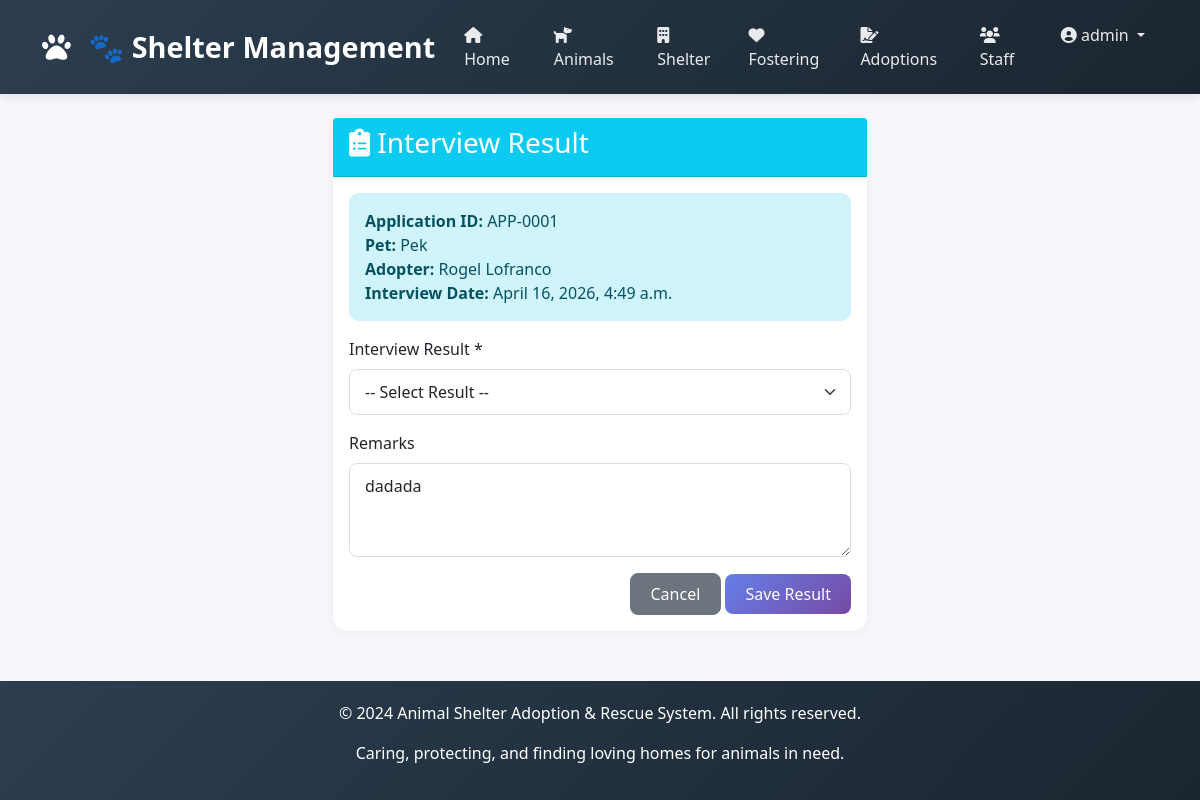
/adoptions/interviews/result/1/ (signed in), run on the app's committed database.
### apps/accounts/models.py (models this page shows, shortened)
class Staff(AbstractUser):
    ROLE_CHOICES = [
        ('Admin', 'Admin'),
        ('Manager', 'Manager'),
        ('Vet', 'Veterinarian'),
        ('Staff', 'Staff'),
        ('Volunteer', 'Volunteer'),
    ]
    staff_id = models.AutoField(primary_key=True)
    first_name = models.CharField(max_length=100)
    last_name = models.CharField(max_length=100)
    role = models.CharField(max_length=20, choices=ROLE_CHOICES, default='Staff')
    phone = models.CharField(max_length=20, blank=True, null=True)
    email = models.EmailField(unique=True)
    username = models.CharField(max_length=100, unique=True)
    status = models.BooleanField(default=True)
    date_joined = models.DateTimeField(default=timezone.now)
    last_login = models.DateTimeField(null=True, blank=True)
    USERNAME_FIELD = 'username'
    REQUIRED_FIELDS = ['email', 'first_name', 'last_name']
    class Meta:
        db_table = 'staff'

### apps/adoptions/models.py (models this page shows, shortened)
class Interview(models.Model):
    RESULT_CHOICES = [
        ('Pass', 'Pass'),
        ('Fail', 'Fail'),
    ]
    interview_id = models.AutoField(primary_key=True)
    application = models.ForeignKey(AdoptionApplication, on_delete=models.CASCADE, related_name='interviews')
    staff = models.ForeignKey(Staff, on_delete=models.SET_NULL, null=True)
    interview_datetime = models.DateTimeField()
    result = models.CharField(max_length=10, choices=RESULT_CHOICES, null=True, blank=True)
    remarks = models.TextField(blank=True, null=True)
    class Meta:
        db_table = 'interviews'

class AdoptionApplication(models.Model):
    STATUS_CHOICES = [
        ('Pending', 'Pending'),
        ('Approved', 'Approved'),
        ('Rejected', 'Rejected'),
    ]
    application_id = models.AutoField(primary_key=True)
    adopter = models.ForeignKey(Adopter, on_delete=models.CASCADE, related_name='applications')
    pet = models.ForeignKey(Pet, on_delete=models.CASCADE, related_name='applications')
    staff = models.ForeignKey(Staff, on_delete=models.SET_NULL, null=True)
    application_date = models.DateField(auto_now_add=True)
    status = models.CharField(max_length=20, choices=STATUS_CHOICES, default='Pending')
    interview_schedule = models.DateTimeField(null=True, blank=True)
    notes = models.TextField(blank=True, null=True)
    class Meta:
        db_table = 'adoption_applications'

class Adopter(models.Model):
    adopter_id = models.AutoField(primary_key=True)
    first_name = models.CharField(max_length=100)
    last_name = models.CharField(max_length=100)
    email = models.EmailField(unique=True)
    phone = models.CharField(max_length=20)
    address = models.TextField()
    date_of_birth = models.DateField()
    occupation = models.CharField(max_length=100, blank=True, null=True)
    has_other_pets = models.BooleanField(default=False)
    has_children = models.BooleanField(default=False)
    registration_date = models.DateField(auto_now_add=True)
    password = models.CharField(max_length=128, blank=True, null=True)
    last_login = models.DateTimeField(blank=True, null=True)
    is_active = models.BooleanField(default=True)
    class Meta:
        db_table = 'adopters'

### apps/animals/models.py (models this page shows, shortened)
class Pet(models.Model):
    SPECIES_CHOICES = [
        ('Dog', 'Dog'), ('Cat', 'Cat'), ('Bird', 'Bird'),
        ('Rabbit', 'Rabbit'), ('Other', 'Other')
    ]
    SEX_CHOICES = [('M', 'Male'), ('F', 'Female')]
    SIZE_CHOICES = [('Small', 'Small'), ('Medium', 'Medium'), ('Large', 'Large')]
    STATUS_CHOICES = [
        ('Available', 'Available'), ('Pending', 'Pending'), ('Adopted', 'Adopted')
    ]
    pet_id = models.AutoField(primary_key=True)
    name = models.CharField(max_length=100)
    species = models.CharField(max_length=50, choices=SPECIES_CHOICES)
    breed = models.CharField(max_length=100, blank=True, null=True)
    age = models.IntegerField(validators=[MinValueValidator(0)], help_text="Age in months")
    sex = models.CharField(max_length=1, choices=SEX_CHOICES)
    size = models.CharField(max_length=10, choices=SIZE_CHOICES)
    color = models.CharField(max_length=50)
    vaccination_status = models.BooleanField(default=False)
    spay_neuter_status = models.BooleanField(default=False)
    medical_notes = models.TextField(blank=True, null=True)
    intake_date = models.DateField(auto_now_add=True)
    status = models.CharField(max_length=20, choices=STATUS_CHOICES, default='Available')
    class Meta:
        db_table = 'pets'

### apps/adoptions/views.py (the view, shortened to what this page needs)
# urls.py: path('interviews/result/<int:pk>/', views.interview_result, name='interview_result'),  # ADD THIS
@login_required
def interview_result(request, pk):
    interview = get_object_or_404(Interview, interview_id=pk)
    return render(request, 'adoptions/interview_result.html', {'interview': interview})

### templates/adoptions/interview_result.html (shortened to what this page needs)
{% extends 'base.html' %}
{% block content %}
<div class="container">
    <div class="row justify-content-center">
        <div class="col-md-6">
            <div class="card">
                <div class="card-header bg-info text-white">
                    <h3><i class="fas fa-clipboard-list"></i> Interview Result</h3>
                </div>
                <div class="card-body">
                    <div class="alert alert-info">
                        <strong>Application ID:</strong> APP-{{ interview.application.application_id|stringformat:"04d" }}<br>
                        <strong>Pet:</strong> {{ interview.application.pet.name }}<br>
                        <strong>Adopter:</strong> {{ interview.application.adopter.first_name }} {{ interview.application.adopter.last_name }}<br>
                        <strong>Interview Date:</strong> {{ interview.interview_datetime }}
                    </div>
                    <form method="post">
                        <div class="mb-3">
                            <label class="form-label">Interview Result *</label>
                            <select name="result" class="form-select" required>
                                <option value="">-- Select Result --</option>
                            </select>
                        </div>
                        <div class="mb-3">
                            <label class="form-label">Remarks</label>
                            <textarea name="remarks" class="form-control" rows="3" placeholder="Add interview notes...">{{ interview.remarks|default:'' }}</textarea>
                        </div>
                        <div class="text-end">
                            <a href="{% url 'interview_list' %}" class="btn btn-secondary">Cancel</a>
                            <button type="submit" class="btn btn-primary">Save Result</button>
                        </div>
                    </form>
                </div>
            </div>
        </div>
    </div>
</div>
{% endblock %}

### templates/base.html (shortened to what this page needs)
<!DOCTYPE html>
<html lang="en">
<head>
    <link href="https://cdn.jsdelivr.net/npm/bootstrap@5.1.3/dist/css/bootstrap.min.css" rel="stylesheet">
    <link rel="stylesheet" href="https://cdnjs.cloudflare.com/ajax/libs/font-awesome/6.0.0/css/all.min.css">
</head>
<body>
    <nav class="navbar navbar-expand-lg navbar-dark">
        <div class="container">
            <a class="navbar-brand" href="{% url 'index' %}">
                <i class="fas fa-paw"></i> 🐾 Shelter Management
            </a>
            <div class="collapse navbar-collapse" id="navbarNav">
                <ul class="navbar-nav ms-auto">
                    <li class="nav-item">
                        <a class="nav-link" href="{% url 'index' %}">
                            <i class="fas fa-home"></i> Home
                        </a>
                    </li>
                    <li class="nav-item">
                        <a class="nav-link" href="{% url 'pet_list' %}">
                            <i class="fas fa-dog"></i> Animals
                        </a>
                    </li>
                    <li class="nav-item">
                        <a class="nav-link" href="{% url 'shelter_list' %}">
                            <i class="fas fa-building"></i> Shelter
                        </a>
                    </li>
                    <li class="nav-item">
                        <a class="nav-link" href="{% url 'foster_list' %}">
                            <i class="fas fa-heart"></i> Fostering
                        </a>
                    </li>
                    <li class="nav-item">
                        <a class="nav-link" href="{% url 'adoption_list' %}">
                            <i class="fas fa-file-signature"></i> Adoptions
                        </a>
                    </li>
                    <li class="nav-item">
                        <a class="nav-link" href="{% url 'staff_list' %}">
                            <i class="fas fa-users"></i> Staff
                        </a>
                    </li>
                    {% if user.is_authenticated %}
                        <li class="nav-item dropdown">
                            <a class="nav-link dropdown-toggle" href="#" id="userDropdown" role="button" data-bs-toggle="dropdown">
                                <i class="fas fa-user-circle"></i> {{ user.username }}
                            </a>
                        </li>
                    {% endif %}
                </ul>
            </div>
        </div>
    </nav>
    <div class="container mt-4">
        {% block content %}
        {% endblock %}
    </div>
    <footer>
        <div class="container">
            <p>&copy; 2024 Animal Shelter Adoption & Rescue System. All rights reserved.</p>
            <p>Caring, protecting, and finding loving homes for animals in need.</p>
        </div>
    </footer>
</body>
</html>

### templates/base.html (style rules this page uses)
* { margin: 0; padding: 0; box-sizing: border-box; }
body { font-family: 'Segoe UI', Tahoma, Geneva, Verdana, sans-serif; background-color: #f5f7fb; }
.navbar { background: linear-gradient(135deg, #2c3e50 0%, #1a252f 100%); box-shadow: 0 2px 10px rgba(0,0,0,0.1); padding: 15px 0; }
.navbar-brand { font-size: 1.8rem; font-weight: bold; color: #fff !important; }
.navbar-brand i { margin-right: 10px; }
.nav-link { color: rgba(255,255,255,0.9) !important; font-weight: 500; margin: 0 5px; transition: all 0.3s; }
.card { border: none; border-radius: 15px; box-shadow: 0 2px 10px rgba(0,0,0,0.05); transition: transform 0.3s, box-shadow 0.3s; }
.btn { border-radius: 8px; padding: 8px 20px; font-weight: 500; transition: all 0.3s; }
.btn-primary { background: linear-gradient(135deg, #667eea 0%, #764ba2 100%); border: none; }
.alert { border-radius: 10px; border: none; }
footer { background: linear-gradient(135deg, #2c3e50 0%, #1a252f 100%); color: white; padding: 20px; text-align: center; margin-top: 50px; }
.form-control, .form-select { border-radius: 8px; border: 1px solid #ddd; padding: 10px 15px; }

### data on the page
Staff: username "admin"
Interview: application.application_id "0001", application.pet.name "Pek", application.adopter.first_name "Rogel", application.adopter.last_name "Lofranco", interview_datetime "April 16, 2026, 4:49 a.m.", remarks "dadada"
